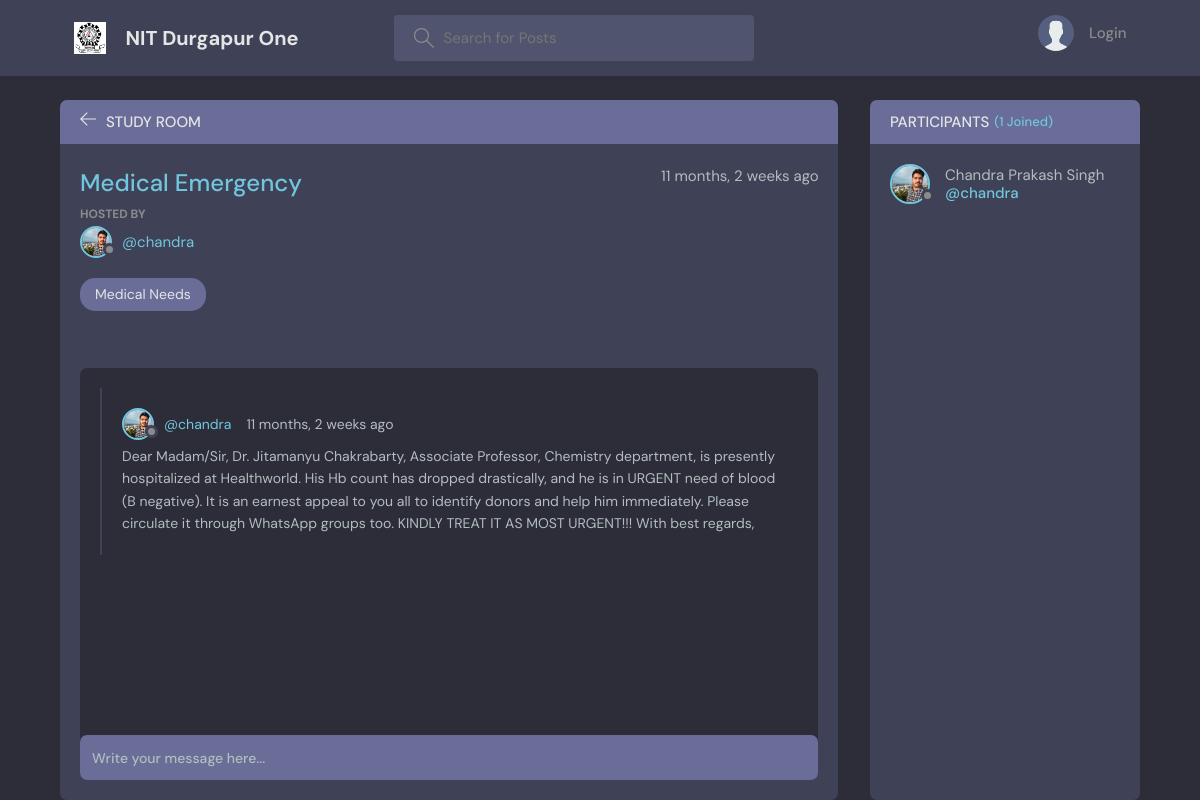
Page /room/2/ on the committed database.
### base/models.py (models this page shows, shortened)
class Room(models.Model):
    host = models.ForeignKey(User,on_delete=models.SET_NULL,null = True)
    topic = models.ForeignKey(Topic,on_delete=models.SET_NULL,null = True)
    name = models.CharField(max_length=200)
    description = models.TextField(null=True,blank=True)
    participants = models.ManyToManyField(User,related_name='participants',blank=True)
    updated = models.DateTimeField(auto_now = True)
    created = models.DateTimeField(auto_now_add = True)
    class Meta:
        ordering =['-updated','-created']

class User(AbstractUser):
    name = models.CharField(max_length=200,null=True)
    email = models.EmailField(unique=True,null=True)
    bio = models.TextField(null=True)
    avatar = models.ImageField(null=True,default='avatar.svg')
    USERNAME_FIELD = 'email'
    REQUIRED_FIELDS = []

class Topic(models.Model):
    name = models.CharField(max_length=200)
    def __str__(self):
        return self.name

class Message(models.Model):
    user = models.ForeignKey(User,on_delete=models.CASCADE)
    room = models.ForeignKey(Room,on_delete=models.CASCADE)
    body = models.TextField()
    updated = models.DateTimeField(auto_now=True)
    created = models.DateTimeField(auto_now_add = True)
    class Meta:
        ordering =['-updated','-created']

### base/views.py (the view, shortened to what this page needs)
# urls.py: path('room/<str:pk>/',views.room,name="room"),
def room(request,pk):
    room = Room.objects.get(id=pk)
    room_messages = room.message_set.all()
    participants = room.participants.all()
    context = {'room':room,'room_messages':room_messages,'participants':participants}
    return render(request,'base/room.html',context)

### base/templates/base/room.html (shortened to what this page needs)
{% extends 'main.html' %}
{% block content %}
<main class="profile-page layout layout--2">
  <div class="container">
    <div class="room">
      <div class="room__top">
        <div class="room__topLeft">
          <a href="{% url 'home' %}">
            <svg version="1.1" xmlns="http://www.w3.org/2000/svg" width="32" height="32" viewBox="0 0 32 32">
              <title>arrow-left</title>
              <path
                d="M13.723 2.286l-13.723 13.714 13.719 13.714 1.616-1.611-10.96-10.96h27.625v-2.286h-27.625l10.965-10.965-1.616-1.607z">
              </path>
            </svg>
          </a>
          <h3>Study Room</h3>
        </div>
      </div>
      <div class="room__box scroll">
        <div class="room__header scroll">
          <div class="room__info">
            <h3>{{room.name}}</h3>
            <span>{{room.created|timesince}} ago</span>
          </div>
          <div class="room__hosted">
            <p>Hosted By</p>
            <a href="{% url 'user-profile' room.host.id %}" class="room__author">
              <div class="avatar avatar--small">
                <img src="{{room.host.avatar.url}}" />
              </div>
              <span>@{{room.host.username}}</span>
            </a>
          </div>
          <span class="room__topics">{{room.topic}}</span>
        </div>
        <div class="room__conversation">
          <div class="threads scroll">
            {% for message in room_messages %}
            <div class="thread">
              <div class="thread__top">
                <div class="thread__author">
                  <a href="{% url 'user-profile' message.user.id %}" class="thread__authorInfo">
                    <div class="avatar avatar--small">
                      <img src="{{message.user.avatar.url}}" />
                    </div>
                    <span>@{{message.user.username}}</span>
                  </a>
                  <span class="thread__date">{{message.created|timesince}} ago</span>
                </div>
              </div>
              <div class="thread__details">
                {{message.body}}
              </div>
            </div>
            {% endfor %}
          </div>
        </div>
      </div>
      <div class="room__message">
        <form action="" method="POST">
          <input name="body" placeholder="Write your message here..." />
        </form>
      </div>
    </div>
    <div class="participants">
      <h3 class="participants__top">Participants <span>({{participants.count}} Joined)</span></h3>
      <div class="participants__list scroll">
        {% for user in participants %}
        <a href="{%  url 'user-profile' user.id %}" class="participant">
          <div class="avatar avatar--medium">
            <img src="{{user.avatar.url}}" />
          </div>
          <p>
            {{user.name}}
            <span>@{{user.username}}</span>
          </p>
        </a>
        {% endfor %}
      </div>
    </div>
  </div>
</main>
{% endblock content %}

### rows in the picture
Room: name "Medical Emergency", created "11 months, 2 weeks", host.avatar (picture), host.username "chandra", topic "Medical Needs"
Message: user.avatar (picture), user.username "chandra", created "11 months, 2 weeks", body "Dear Madam/Sir, Dr. Jitamanyu Chakrabarty, Associate Professor, Chemistry department, is presently hospitalized at Healthworld. His Hb count has dropped drastically, and he is in URGENT need of blood (B negative). It is an earnest appeal to you all to identify donors and help him immediately. Please circulate it through WhatsApp groups too. KINDLY TREAT IT AS MOST URGENT!!! With best regards,"
User: avatar (picture), name "Chandra Prakash Singh", username "chandra"

### other values in the picture
{{ participants.count }} "1"
